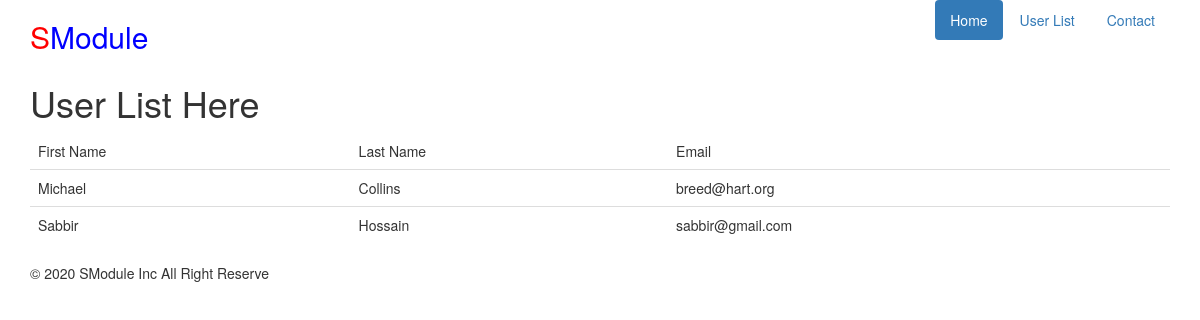
The app's page /test_app/userlist/, older data.
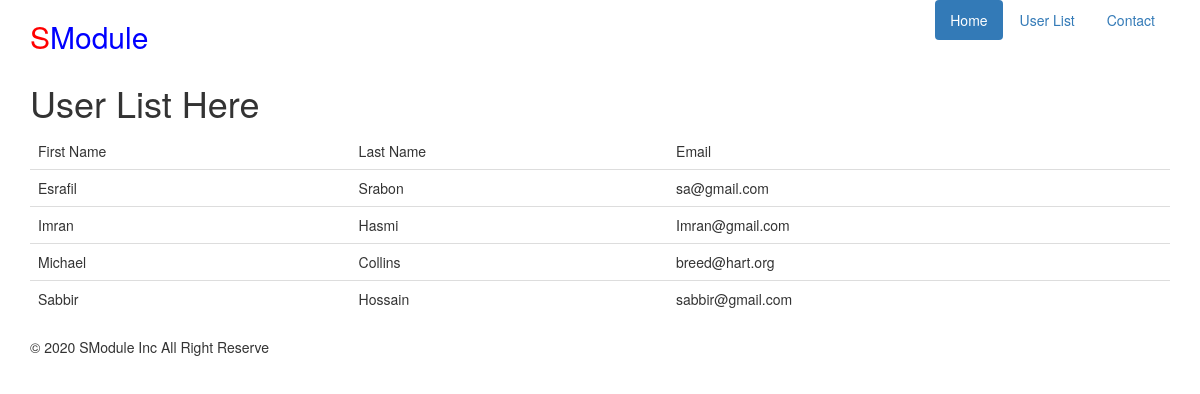
The same page, newer data.
### test_app/models.py (models this page shows, shortened)
class User(models.Model):
    first_name = models.CharField(max_length=264,unique=True)
    last_name = models.CharField(max_length=264,unique=True)
    email = models.CharField(max_length=264,unique=True)

### test_app/views.py (the view)
def userlist(request):
    user_list = User.objects.order_by('first_name')
    date_dict = {'u_list':user_list}
    return render(request,'test_app/relative.html',context = date_dict)

### template/test_app/relative.html
{% extends "test_app/base.html" %}
  {% block body_block %}
  <h1>User List Here</h1>
    {% if u_list %}
      <table class="table">
        <thead>
          <tr>
            <td scope="col" >First Name</td>
            <td scope="col">Last Name</td>
            <td scope="col">Email</td>
          </tr>
        </thead>
        <tbody>
          {% for userlist in u_list %}
            <tr>
              <td>{{ userlist.first_name }}</td>
              <td>{{ userlist.last_name }}</td>
              <td>{{ userlist.email }}</td>
            </tr>
          {% endfor %}
        </tbody>
      </table>
    {% else %}
      <h4>No Data Found</h4>
    {% endif %}
  {% endblock %}

Row changes from the older to the newer data that the page shows:
added User: first_name "Esrafil", last_name "Srabon", email "sa@gmail.com"
added User: first_name "Imran", last_name "Hasmi", email "Imran@gmail.com"
